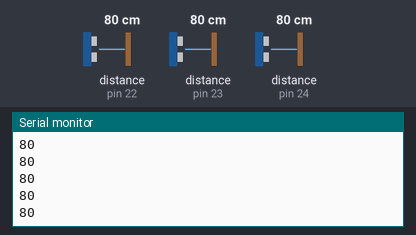
The sketch below on a simulated Arduino Mega 2560, built with avr-gcc and run on an emulated ATmega2560. Parts: the last lines printed to the serial monitor. Wiring (inferred from the names in the program): 3 × ultrasonic range finder: trigger pin 22, echo pin 22 / trigger pin 23, echo pin 23 / trigger pin 24, echo pin 24. Inputs (shaded band) come from the test bench; at power-on: distance to the obstacle (sensors on pin 22, pin 23, pin 24) 80 cm. The echo pulse lasts 58.3 µs per cm.

Above: at 1.2 s.
1.3 s: distance to the obstacle (sensor on pin 22) set to 2 cm
At 2.4 s:
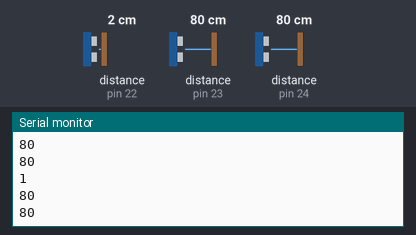
2.8 s: distance to the obstacle (sensor on pin 23) set to 2 cm
At 3.7 s:
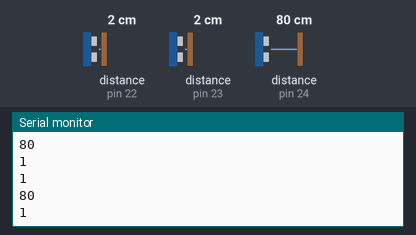
4.3 s: distance to the obstacle (sensor on pin 24) set to 4 cm
At 4.8 s:
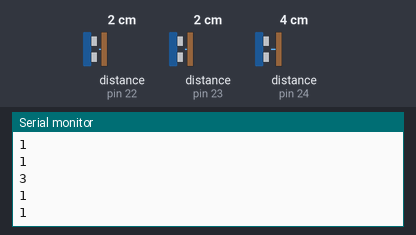
5.8 s: distance to the obstacle (sensor on pin 22) set to 9 cm
At 6.6 s:
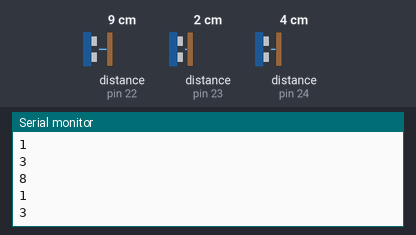
7.3 s: distance to the obstacle (sensor on pin 23) set to 18 cm
At 8.1 s:
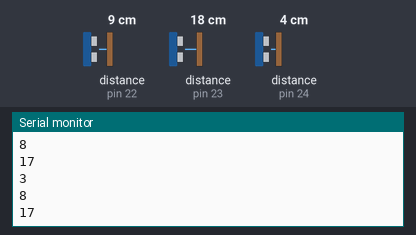
8.8 s: distance to the obstacle (sensor on pin 24) set to 35 cm
Timing chart, 0 to 9.1 s (numbered marks = the images above; inputs shaded):
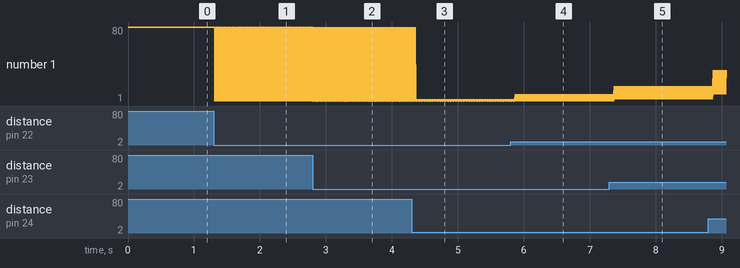

The sketch:

ping_sensors_tester.ino
```cpp
int pingRPin = 22;
int pingFPin = 23;
int pingLPin = 24;
int pingTPin = 25;
int durationR, durationF, durationL, forwardCm, leftCm, rightCm;
int durationT, topCm;
int distanceR, distanceF, distanceL, distanceT;

void setup()
{
   //Wire.begin(); //join bus as master
   Serial.begin(9600);
}

void loop()
{
  distanceL= pingLeft();
  Serial.println(distanceL);
  distanceR = pingRight();
  Serial.println(distanceR);
  distanceF = pingForward();
  Serial.println(distanceF);
}

int pingForward()
{
  // Send out ping signal from front sensor
  pinMode(pingFPin, OUTPUT);
  digitalWrite(pingFPin, LOW);
  delayMicroseconds(2);
  digitalWrite(pingFPin, HIGH);
  delayMicroseconds(5);
  digitalWrite(pingFPin, LOW);

  //Get duration it takes to receive echo
  pinMode(pingFPin, INPUT);
  durationF = pulseIn(pingFPin, HIGH);
  forwardCm = durationF/58;
  //distanceFwd = int(durationF/29);
  return forwardCm;
}

int pingRight()
{
  // Send out ping signal from front sensor
  pinMode(pingRPin, OUTPUT);
  digitalWrite(pingRPin, LOW);
  delayMicroseconds(2);
  digitalWrite(pingRPin, HIGH);
  delayMicroseconds(5);
  digitalWrite(pingRPin, LOW);

  //Get duration it takes to receive echo
  pinMode(pingRPin, INPUT);
  durationR = pulseIn(pingRPin, HIGH);
  rightCm = durationR/58;
  return rightCm;
}

int pingLeft()
{
  // Send out ping signal from front sensor
  pinMode(pingLPin, OUTPUT);
  digitalWrite(pingLPin, LOW);
  delayMicroseconds(2);
  digitalWrite(pingLPin, HIGH);
  delayMicroseconds(5);
  digitalWrite(pingLPin, LOW);

  //Get duration it takes to receive echo
  pinMode(pingLPin, INPUT);
  durationL = pulseIn(pingLPin, HIGH);
  leftCm = durationL/58;
  return leftCm;
}
```

Measured:
- after the input at 1.3 s, the serial monitor: prints a new line at once (image 1)
- after the input at 2.8 s, the serial monitor: prints a new line after 0.08 s (image 2)
- after the input at 4.3 s, the serial monitor: prints a new line after 0.07 s (image 3)
- after the input at 5.8 s, the serial monitor: prints a new line after 0.07 s (image 4)
- after the input at 7.3 s, the serial monitor: prints a new line after 0.07 s (image 5)
